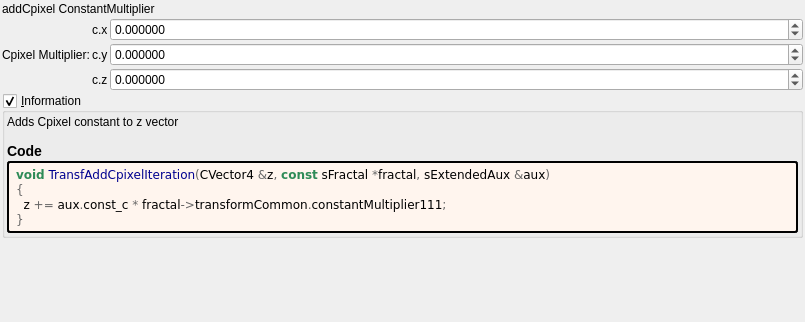
<?xml version="1.0" encoding="UTF-8"?>
<ui version="4.0">
 <class>transf_add_cpixel</class>
 <widget class="QWidget" name="Form">
  <property name="geometry">
   <rect>
    <x>0</x>
    <y>0</y>
    <width>805</width>
    <height>322</height>
   </rect>
  </property>
  <property name="windowTitle">
   <string notr="true">transf_add_cpixel</string>
  </property>
  <layout class="QVBoxLayout" name="verticalLayout">
   <property name="spacing">
    <number>2</number>
   </property>
   <property name="leftMargin">
    <number>2</number>
   </property>
   <property name="topMargin">
    <number>2</number>
   </property>
   <property name="rightMargin">
    <number>2</number>
   </property>
   <property name="bottomMargin">
    <number>2</number>
   </property>
   <item>
    <widget class="QLabel" name="label">
     <property name="toolTip">
      <string>&lt;html&gt;&lt;head/&gt;&lt;body&gt;&lt;p&gt;Cpixel is CVector3 c = ( c.x, c.y, c.z). It is each original point (pixel) in 3D space where the iteration starts from, ( c = original z for each point .) It is commonly found in formula structures z = f(z) + c.&lt;/p&gt;&lt;p&gt;The Cpixel multiplier effectively scales this point &amp;quot;c&amp;quot;.&lt;/p&gt;&lt;/body&gt;&lt;/html&gt;</string>
     </property>
     <property name="text">
      <string>addCpixel ConstantMultiplier</string>
     </property>
    </widget>
   </item>
   <item>
    <layout class="QGridLayout" name="gridLayout" columnstretch="0,0,1">
     <property name="spacing">
      <number>2</number>
     </property>
     <item row="1" column="2">
      <widget class="MyDoubleSpinBox" name="spinbox3_transf_constant_multiplier_111_y">
       <property name="sizePolicy">
        <sizepolicy hsizetype="Minimum" vsizetype="Maximum">
         <horstretch>0</horstretch>
         <verstretch>0</verstretch>
        </sizepolicy>
       </property>
       <property name="prefix">
        <string/>
       </property>
       <property name="suffix">
        <string/>
       </property>
       <property name="decimals">
        <number>6</number>
       </property>
       <property name="minimum">
        <double>-99.989999999999995</double>
       </property>
       <property name="maximum">
        <double>99.989999999999995</double>
       </property>
       <property name="singleStep">
        <double>0.100000000000000</double>
       </property>
      </widget>
     </item>
     <item row="0" column="1">
      <widget class="QLabel" name="label_109">
       <property name="text">
        <string notr="true">c.x</string>
       </property>
      </widget>
     </item>
     <item row="0" column="0" rowspan="3">
      <widget class="QLabel" name="label_108">
       <property name="text">
        <string>Cpixel Multiplier:</string>
       </property>
      </widget>
     </item>
     <item row="0" column="2">
      <widget class="MyDoubleSpinBox" name="spinbox3_transf_constant_multiplier_111_x">
       <property name="sizePolicy">
        <sizepolicy hsizetype="Minimum" vsizetype="Maximum">
         <horstretch>0</horstretch>
         <verstretch>0</verstretch>
        </sizepolicy>
       </property>
       <property name="prefix">
        <string/>
       </property>
       <property name="suffix">
        <string/>
       </property>
       <property name="decimals">
        <number>6</number>
       </property>
       <property name="minimum">
        <double>-99.989999999999995</double>
       </property>
       <property name="maximum">
        <double>99.989999999999995</double>
       </property>
       <property name="singleStep">
        <double>0.100000000000000</double>
       </property>
      </widget>
     </item>
     <item row="2" column="2">
      <widget class="MyDoubleSpinBox" name="spinbox3_transf_constant_multiplier_111_z">
       <property name="sizePolicy">
        <sizepolicy hsizetype="Minimum" vsizetype="Maximum">
         <horstretch>0</horstretch>
         <verstretch>0</verstretch>
        </sizepolicy>
       </property>
       <property name="prefix">
        <string/>
       </property>
       <property name="suffix">
        <string/>
       </property>
       <property name="decimals">
        <number>6</number>
       </property>
       <property name="minimum">
        <double>-99.989999999999995</double>
       </property>
       <property name="maximum">
        <double>99.989999999999995</double>
       </property>
       <property name="singleStep">
        <double>0.100000000000000</double>
       </property>
      </widget>
     </item>
     <item row="1" column="1">
      <widget class="QLabel" name="label_110">
       <property name="text">
        <string notr="true">c.y</string>
       </property>
      </widget>
     </item>
     <item row="2" column="1">
      <widget class="QLabel" name="label_111">
       <property name="text">
        <string notr="true">c.z</string>
       </property>
      </widget>
     </item>
    </layout>
   </item>
   <item>
    <widget class="MyGroupBox" name="groupCheck_info">
     <property name="title">
      <string>&amp;Information</string>
     </property>
     <property name="flat">
      <bool>false</bool>
     </property>
     <property name="checkable">
      <bool>true</bool>
     </property>
     <layout class="QVBoxLayout" name="verticalLayout_2">
      <property name="spacing">
       <number>2</number>
      </property>
      <property name="leftMargin">
       <number>2</number>
      </property>
      <property name="topMargin">
       <number>2</number>
      </property>
      <property name="rightMargin">
       <number>2</number>
      </property>
      <property name="bottomMargin">
       <number>2</number>
      </property>
      <item>
       <widget class="QLabel" name="label_information_general">
        <property name="text">
         <string notr="true">&lt;p&gt;Adds Cpixel constant to z vector&lt;/p&gt;&lt;table&gt;
&lt;/table&gt;
&lt;h3&gt;Code&lt;/h3&gt;</string>
        </property>
        <property name="wordWrap">
         <bool>true</bool>
        </property>
        <property name="openExternalLinks">
         <bool>true</bool>
        </property>
        <property name="textInteractionFlags">
         <set>Qt::LinksAccessibleByMouse|Qt::TextSelectableByMouse</set>
        </property>
       </widget>
      </item>
      <item>
       <widget class="QLabel" name="label_code_content">
        <property name="styleSheet">
         <string notr="true">border-style: outset; border-width: 2px; border-radius: 3px; border-color: black; background-color: #fff5ee; padding: 4px;</string>
        </property>
        <property name="text">
         <string notr="true">&lt;body style=&quot;background-color:#fff5ee&quot;&gt;
&lt;pre style=&quot;color:#000000; background-color:#fff5ee;  font-family:&#039;Courier New&#039;,monospace;white-space: pre-wrap;&quot;&gt;&lt;span style=&quot;color:#2e8b57; font-weight:bold&quot;&gt;void&lt;/span&gt; &lt;span style=&quot;color:#00008f&quot;&gt;TransfAddCpixelIteration&lt;/span&gt;&lt;span style=&quot;color:#676767&quot;&gt;(&lt;/span&gt;CVector4 &lt;span style=&quot;color:#676767&quot;&gt;&amp;amp;&lt;/span&gt;z&lt;span style=&quot;color:#676767&quot;&gt;,&lt;/span&gt; &lt;span style=&quot;color:#2e8b57; font-weight:bold&quot;&gt;const&lt;/span&gt; sFractal &lt;span style=&quot;color:#676767&quot;&gt;*&lt;/span&gt;fractal&lt;span style=&quot;color:#676767&quot;&gt;,&lt;/span&gt; sExtendedAux &lt;span style=&quot;color:#676767&quot;&gt;&amp;amp;&lt;/span&gt;aux&lt;span style=&quot;color:#676767&quot;&gt;)&lt;/span&gt;
&lt;span style=&quot;color:#676767&quot;&gt;{&lt;/span&gt;
  z &lt;span style=&quot;color:#676767&quot;&gt;+=&lt;/span&gt; aux&lt;span style=&quot;color:#676767&quot;&gt;.&lt;/span&gt;const_c &lt;span style=&quot;color:#676767&quot;&gt;*&lt;/span&gt; fractal&lt;span style=&quot;color:#676767&quot;&gt;-&amp;gt;&lt;/span&gt;transformCommon&lt;span style=&quot;color:#676767&quot;&gt;.&lt;/span&gt;constantMultiplier111&lt;span style=&quot;color:#676767&quot;&gt;;&lt;/span&gt;
&lt;span style=&quot;color:#676767&quot;&gt;}&lt;/span&gt;
&lt;/pre&gt;
&lt;/body&gt;</string>
        </property>
        <property name="wordWrap">
         <bool>true</bool>
        </property>
        <property name="openExternalLinks">
         <bool>true</bool>
        </property>
        <property name="textInteractionFlags">
         <set>Qt::LinksAccessibleByMouse|Qt::TextSelectableByMouse</set>
        </property>
       </widget>
      </item>
     </layout>
    </widget>
   </item>
   <item>
    <spacer name="verticalSpacer">
     <property name="orientation">
      <enum>Qt::Vertical</enum>
     </property>
     <property name="sizeHint" stdset="0">
      <size>
       <width>20</width>
       <height>40</height>
      </size>
     </property>
    </spacer>
   </item>
  </layout>
 </widget>
 <customwidgets>
  <customwidget>
   <class>MyDoubleSpinBox</class>
   <extends>QDoubleSpinBox</extends>
   <header>my_double_spin_box.h</header>
  </customwidget>
  <customwidget>
   <class>MyGroupBox</class>
   <extends>QGroupBox</extends>
   <header>my_group_box.h</header>
   <container>1</container>
  </customwidget>
 </customwidgets>
 <tabstops>
  <tabstop>spinbox3_transf_constant_multiplier_111_x</tabstop>
  <tabstop>spinbox3_transf_constant_multiplier_111_y</tabstop>
  <tabstop>spinbox3_transf_constant_multiplier_111_z</tabstop>
  <tabstop>groupCheck_info</tabstop>
 </tabstops>
 <resources/>
 <connections/>
</ui>
